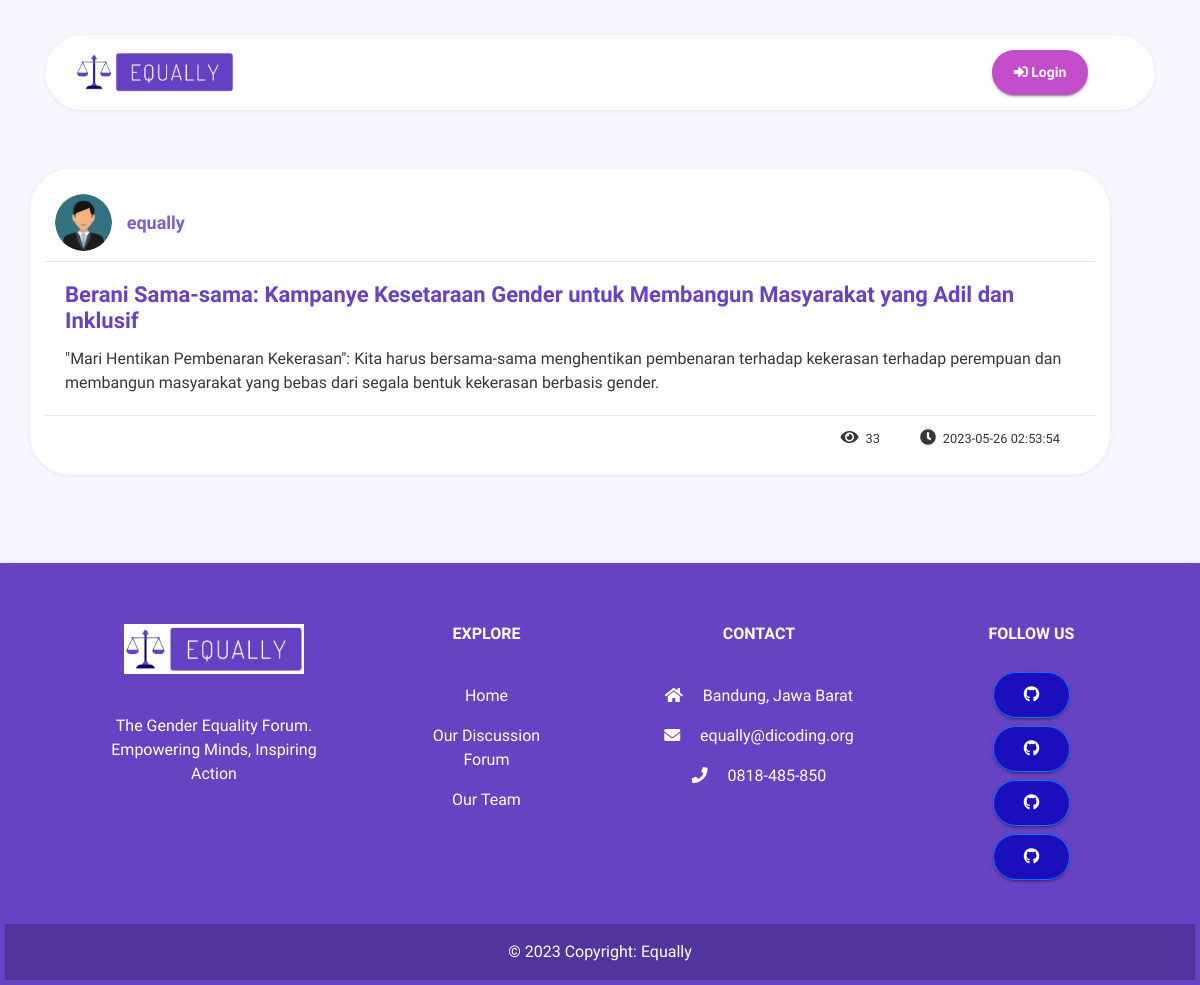
The page /topic/topic-7 on the database its author committed.
### tables this page shows
CREATE TABLE `equally_topics` (
  `id` int(11) NOT NULL,
  `title` varchar(225) DEFAULT NULL,
  `description` text DEFAULT NULL,
  `url` varchar(225) NOT NULL,
  `user_id` int(11) DEFAULT NULL,
  `date_post` datetime DEFAULT current_timestamp(),
  `count` int(11) NOT NULL,
  `active` varchar(5) NOT NULL DEFAULT 'YES'
);

### application/views/template.php (called while the page is built, shortened)
<?php $this->load->view('template/header'); ?>
<?php $this->load->view($main_content); ?>

### application/controllers/Pages.php (called while the page is built, shortened)
<?php
class Pages extends CI_Controller {
	public function __construct(){
		$this->load->model('model_forum');
		$this->load->model('model_user');
    }
	public function single_topic($url){
		$id = $this->model_forum->topics_id($url);
		$this->post_id = $id;
		$this->model_forum->add_views_topic($this->post_id);
		$data['single'] = $this->user_topics($id);
		$uid = $this->session->userdata('uid');
		if($uid == $data['single']['user_id']){
			$data['edit'] = 1;
		}else{
			$data['edit'] = 0;
		}
		$data['main_content'] ='pages/topics_user';
		$this->load->view('template', $data);
	}
	public function user_topics($id){
		$this->load->model('model_user');
		$data = array();
		$output = $this->model_forum->user_topics($id);
		if(!empty($output)){
				$data['id'] = $output->id;
				$data['title'] = $output->title;
				$data['description'] = $output->description;
				$data['url'] = $output->url;
				$data['user_id'] = $output->user_id;
				$data['date_post'] = $output->date_post;
				$data['count'] = $output->count;
				$single = $this->model_user->single_user($output->user_id);
				$data['name'] = $single->name;
				$data['user_url'] = $single->url;
				return $data;
		}
	}
}

### index.php (called while the page is built, shortened)
<?php
require_once BASEPATH.'core/CodeIgniter.php';

### application/models/model_forum.php (called while the page is built, shortened)
<?php
class Model_forum extends CI_Model{
	public function add_views_topic($pid){
		$this->db->where('id', $pid);
		$this->db->set('count', 'count+1', FALSE);
		$this->db->update('topics');
	}
	public function user_topics($id){
		$this->db->where('id', $id);
		$output = $this->db->get('topics');
		if($r = $output->result()){
			foreach($r as $rr){
				return $rr;
			}
		}
	}
	public function topics_id($url){
		$output = $this->db->get_where('topics', array('url'=>$url));
		if($r = $output->result()){
			foreach($r as $rr){
				return $rr->id;
			}
		}
	}
}
?>

### application/models/model_user.php (called while the page is built, shortened)
<?php
class Model_user extends CI_Model{
	public function single_user($id){
		$this->db->where('id', $id);
		$output = $this->db->get('users');
		if($outp = $output->result()){
			foreach($outp as $op){
				return $op;
			}
		}
	}
}
?>

### application/views/pages/topics_user.php (the view, shortened to what this page needs)
<div class="body-content">
	<div class="container">
		<div class="row">
			<div>
				<div class="post-user bd-highlight row no-margin align-items-center">
					<div class="detail-user d-flex align-items-center">
						<div class="user-image">
							<img src="<?php echo base_url() ?>assets/images/dummy.png" alt="">
						</div>
						<div class="user-name w-100 ">
							<b>
								<?php echo $single['name'] ?>
							</b>
						</div>
					</div>
					<div class="post-detail post-detail-big-sing">
						<h2>
							<?php echo $single['title']; ?>
						</h2>
						<?php echo $single['description'] ?>
					</div>
					<div class="post-info-detail">
						<ul>
							<li>
								<i class="fas fa-eye"></i>
								<small><?php echo $single['count'] ?></small>
							</li>
							<li>
								<i class="fas fa-clock"></i>
								<small><?php echo $single['date_post'] ?> </small>
							</li>
						</ul>
					</div>
				</div>
				<br>
				<div>
					<div id="disqus_thread" style="padding:20px"></div>
				</div>
			</div>
		</div>
	</div>
</div>

### assets/css/style.css (style rules this page uses)
* { margin: 0px; padding: 0px; list-style: none; scroll-behavior: smooth; font-family: 'Dosis', sans-serif; }
img { max-width: 100%; }
ul { margin-bottom: 0; padding-left: 0; }
html, body { height: 100%; }
.no-margin { margin: 0px; }
::placeholder { color: #747f8a !important; font-size: 13px; opacity: .5 !important; }
body { background-color: #f7f7ff !important; color: #373737; width: 100%; overflow-x: hidden; }
.body-content { padding: 22px 0px; }
@media screen and (max-width: 1200px) { .body-content { padding: 24px; } }
.post-user { background-color: #FFF; border-radius: 40px; padding: 15px; width: 90vw; justify-content: center; box-shadow: 0 2px 3px 0 rgba(218, 218, 253, 0.35), 0 0px 3px 0 rgba(206, 206, 238, 0.35); }
.post-user .detail-user { width: 100%; padding: 10px; }
.post-user .detail-user .user-image img { border-radius: 50px; width: 60px; }
.post-user .detail-user .user-name { padding-left: 15px; }
.post-user .detail-user .user-name b { color: #6742c3; font-size: 18px; font-weight: 800; opacity: 85%; }
.post-user .post-detail { border-top: 1px solid #E5E5E5; padding: 20px; }
.post-user .post-detail h2 { font-size: 22px; font-weight: 600; color: #6742c3; margin-bottom: 13px; }
.post-user .post-info-detail { width: 100%; border-top: 1px solid #E5E5E5; }
.post-user .post-info-detail ul { float: right; margin-right: 15px; }
.post-user .post-info-detail ul li { float: left; padding: 10px 20px; }
.post-user .post-info-detail ul li i { margin-right: 3px; }

### rows shown on the page
equally_topics: title "Berani Sama-sama: Kampanye Kesetaraan Gender untuk Membangun Masyarakat yang Adil dan Inklusif", description "\"Mari Hentikan Pembenaran Kekerasan\": Kita harus bersama-sama menghentikan pembenaran terhadap kekerasan terhadap perempuan dan membangun masyarakat yang bebas dari segala bentuk kekerasan berbasis gender.", count "33", date_post "2023-05-26 02:53:54"

### other values the page prints
$single['name'] "equally"
